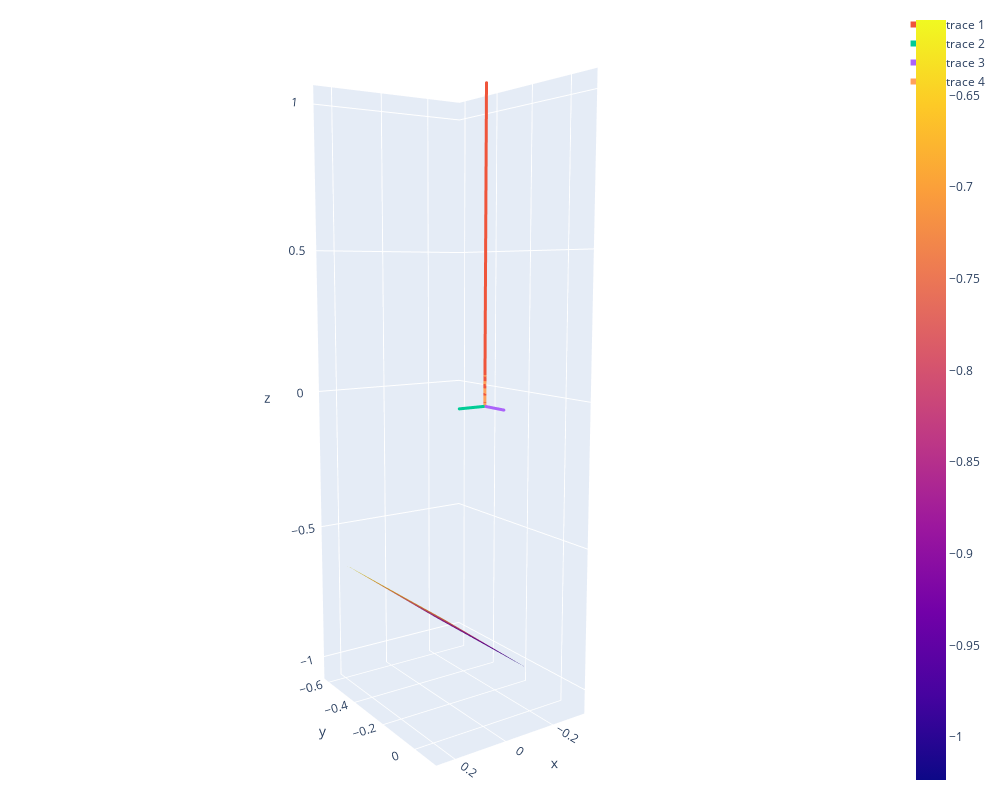

The code cell stored with this chart in its notebook:
### Code cell
vec, interc = np.array(model.coef_[0]), model.intercept_[0]

plane_func = lambda vec, x,y: (-interc-vec[0]*x-vec[1]*y) / vec[2]

trafo_matrix, back_trafo_matrix = generate_trafo_matrices(vec, plane_func, interc)
xx, yy = make_meshgrid(size=0.2)

with ThreeDFigure(lambda x: np.dot(trafo_matrix, x), lambda x: np.dot(back_trafo_matrix, x)) as fig:
    fig.add_surface(xx, yy, lambda xx, yy: plane_func(vec,xx,yy))
    fig.add_line([0,0,0],vec)

    fig.add_line([0,0,0], fig._transform([[0.1,0,0]], inverse=True)[0])
    fig.add_line([0,0,0], fig._transform([[0,0.1,0]], inverse=True)[0])
    fig.add_line([0,0,0], fig._transform([[0,0,0.1]], inverse=True)[0])
    
print(fig._transform([[0,0,0]], inverse=True))

### Figure 1 — Plotly figure (JSON) as saved in the notebook; plotly's stock layout.template omitted (floating-point values rounded to 4 significant figures; data arrays with more than 128 entries replaced by an {"elided": "..."} marker saying what was removed)
{"data": [{"type": "surface", "x": {"elided": "30x30 float values"}, "y": {"elided": "30x30 float values"}, "z": {"elided": "30x30 float values"}}, {"line": {"width": 6}, "marker": {"size": 1}, "type": "scatter3d", "x": [0, -2.082e-17], "y": [0, 0], "z": [0, 1]}, {"line": {"width": 6}, "marker": {"size": 1}, "type": "scatter3d", "x": [0, 0.1], "y": [0, 0], "z": [0, 0]}, {"line": {"width": 6}, "marker": {"size": 1}, "type": "scatter3d", "x": [0, 3.036e-18], "y": [0, 0.1], "z": [0, 0]}, {"line": {"width": 6}, "marker": {"size": 1}, "type": "scatter3d", "x": [0, -1.735e-18], "y": [0, 6.939e-18], "z": [0, 0.1]}], "layout": {"autosize": true, "height": 800, "margin": {"b": 10, "l": 10, "pad": 4, "r": 10, "t": 10}, "paper_bgcolor": "White", "scene": {"aspectmode": "data", "aspectratio": {"x": 0.6135, "y": 0.759, "z": 2.148}, "camera": {"center": {"x": 0, "y": 0, "z": 0}, "eye": {"x": 1.812, "y": 2.656, "z": 0.4421}, "projection": {"type": "perspective"}, "up": {"x": 0, "y": 0, "z": 1}}}, "width": 1000}}
